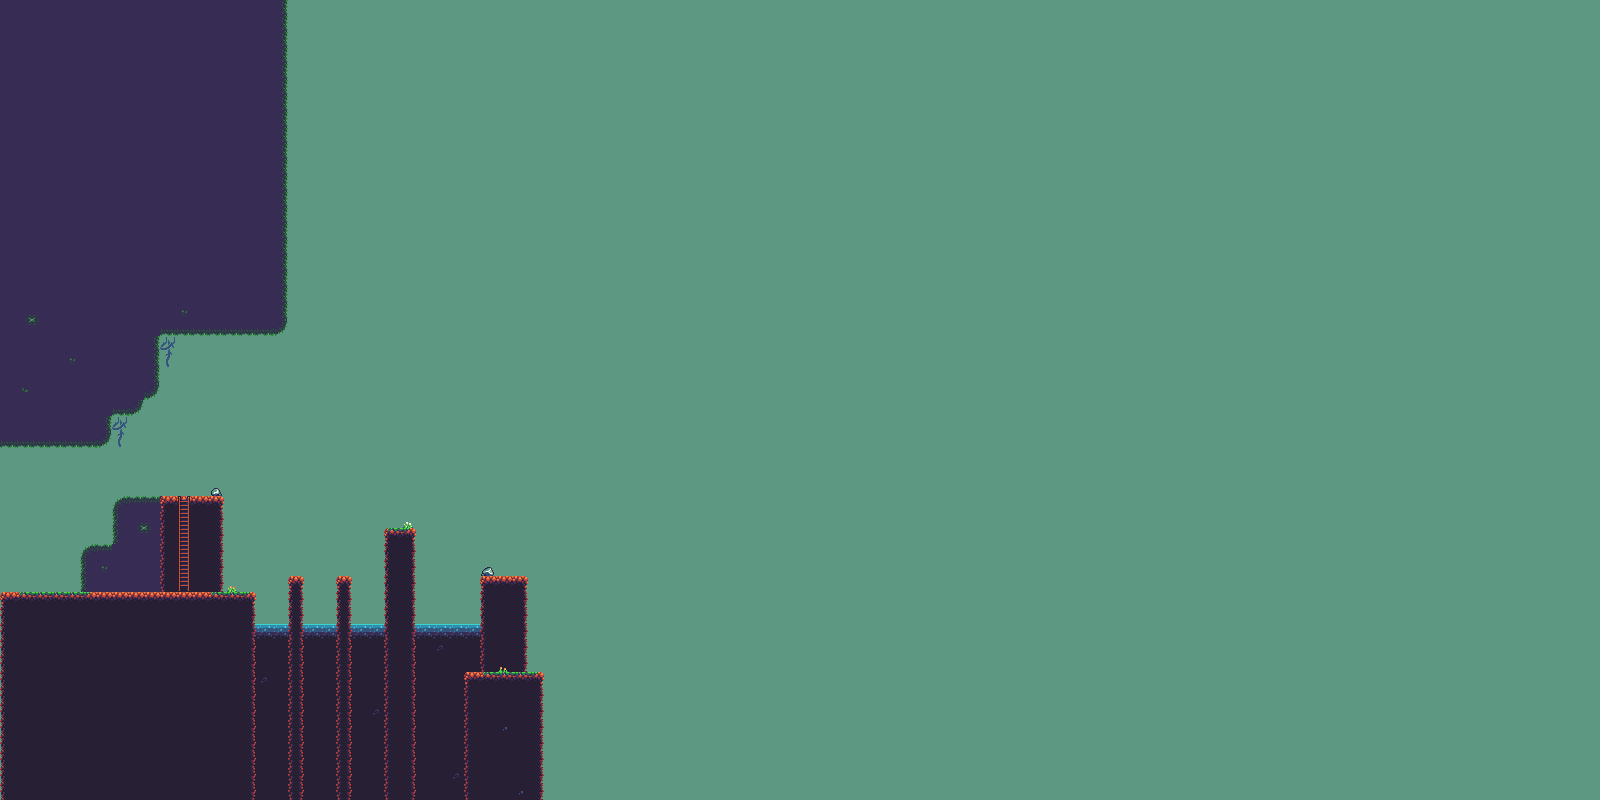

Rendered tile map (Tiled .tmx) drawn with the repository's tilesets; below, a short description and the map source with its tile grids summarised:
An orthogonal 100x50 tile map with 16x16 px tiles, 3 tile layers (Background 2, Background 1, Level 1).

<map version="1.0" tiledversion="1.1.4" orientation="orthogonal" renderorder="right-down" width="100" height="50" tilewidth="16" tileheight="16" infinite="0" backgroundcolor="#5d9883" nextobjectid="1">
 <tileset firstgid="1" source="../tilesets/sheet.tsx" />
 <layer name="Background 2" width="100" height="50">
  <data>[5000 cells, 643 non-empty, 18 distinct tile ids]</data>
 </layer>
 <layer name="Background 1" width="100" height="50">
  <data>[5000 cells, 42 non-empty, 6 distinct tile ids]</data>
 </layer>
 <layer name="Level 1" width="100" height="50">
  <data>[5000 cells, 321 non-empty, 21 distinct tile ids]</data>
 </layer>
</map>
